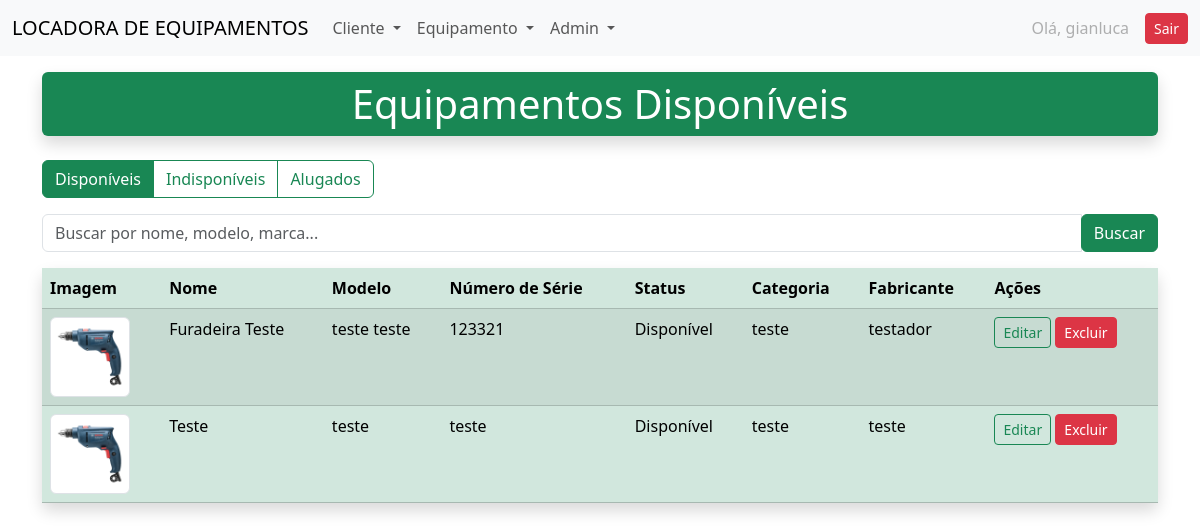
Page /locadora/equipamentos/ (signed in) on the earlier database version.
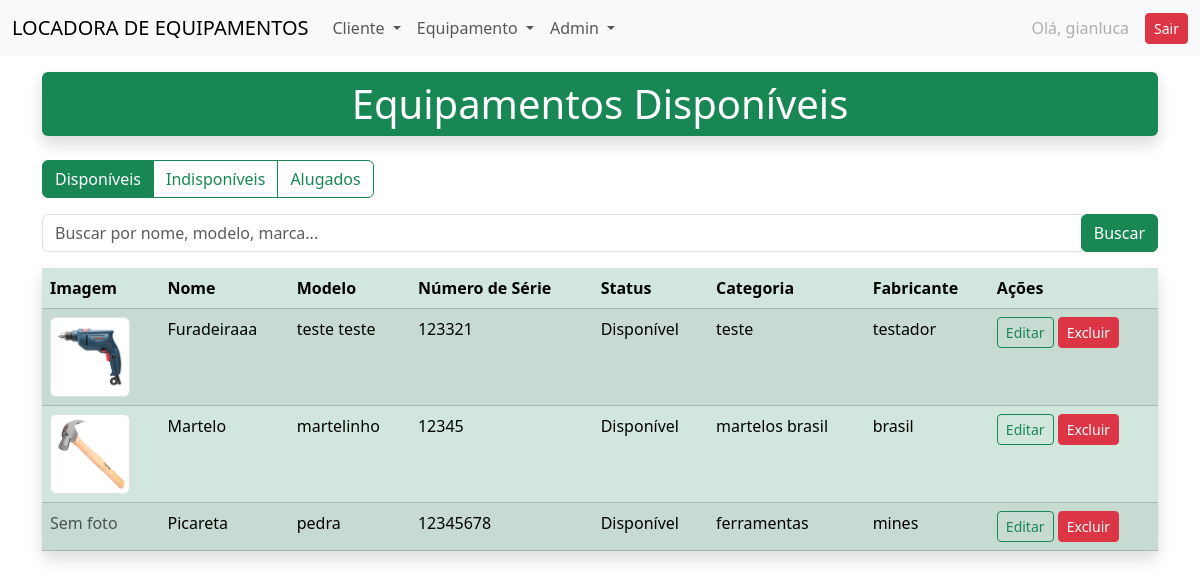
Same page on the later database version.
### locadora/models.py (models this page shows, shortened)
class Equipamento(models.Model):
    nome = models.CharField(max_length=100)
    modelo = models.CharField(max_length=100, blank=True, null=True)
    numero_serie = models.CharField(max_length=100, blank=True, null=True)
    status = models.CharField(
        max_length=20,
        choices=STATUS_CHOICES,
        default='DISPONIVEL'
    )
    categoria = models.CharField(max_length=100, blank=True, null=True)
    fabricante = models.CharField(max_length=100, blank=True, null=True)
    em_manutencao = models.BooleanField(default=False)
    data_alugado = models.DateField(null=True, blank=True)
    foto = StdImageField(
        upload_to='fotos/equipamentos',
        variations={'thumb': (150, 150), 'medium': (300, 300)},
        blank=True,
        null=True
    )

### locadora/views.py (the view, shortened to what this page needs)
# urls.py: path('equipamentos/', views.equipamentos, name='equipamentos'),
@login_required
def equipamentos(request):
    query = request.GET.get('busca', '')
    equipamentos = Equipamento.objects.filter(
        status='DISPONIVEL',
        em_manutencao=False
    )
    dados = {
        'equipamentos': equipamentos,
        'query': query,
    }
    return render(request, 'locadora/lista_equipamentos.html', dados)

### locadora/templates/locadora/lista_equipamentos.html
{% extends 'locadora/base.html' %}
{% block content %}
<div class="container my-3">
    <div class="row">
        <div class="col-12 mx-auto">
            <h1 class="text-center bg-success text-white py-2 shadow rounded">Equipamentos Disponíveis</h1>
        </div>
    </div>
</div>
<div class="container my-3">
    <div class="btn-group">
        <a href="{% url 'equipamentos' %}" class="btn btn-outline-success active">Disponíveis</a>
        <a href="{% url 'equipamentos_indisponiveis' %}" class="btn btn-outline-success">Indisponíveis</a>
        <a href="{% url 'equipamentos_alugados' %}" class="btn btn-outline-success">Alugados</a>
    </div>
</div>
<div class="container my-3">
    <form method="GET" class="form-inline">
        <div class="input-group">
            <input type="text" name="busca" class="form-control" placeholder="Buscar por nome, modelo, marca..."
                   value="{{ query }}">
            <div class="input-group-append">
                <button class="btn btn-success" type="submit">Buscar</button>
            </div>
        </div>
    </form>
</div>
<div class="container my-3">
    <div class="row">
        <div class="col-12 mx-auto">
            <table class="table table-hover table-success table-striped shadow rounded">
                <thead>
                    <tr class="bg-success text-white">
                        <th>Imagem</th>
                        <th>Nome</th>
                        <th>Modelo</th>
                        <th>Número de Série</th>
                        <th>Status</th>
                        <th>Categoria</th>
                        <th>Fabricante</th>
                        <th>Ações</th>
                    </tr>
                </thead>
                <tbody>
                    {% for equipamento in equipamentos %}
                        {% if not equipamento.em_manutencao %}
                        <tr>
                            <td>
                                {% if equipamento.foto %}
                                    <img src="{{ equipamento.foto.url }}" alt="{{ equipamento.nome }}" width="80" height="80" class="img-thumbnail">
                                {% else %}
                                    <span class="text-muted">Sem foto</span>
                                {% endif %}
                            </td>
                            <td>{{ equipamento.nome }}</td>
                            <td>{{ equipamento.modelo }}</td>
                            <td>{{ equipamento.numero_serie }}</td>
                            <td>
                                {% if equipamento.status == "ALUGADO" and equipamento.data_alugado %}
                                    {{ equipamento.get_status_display }} ({{ equipamento.data_alugado|date:"d/m/Y" }})
                                {% elif equipamento.status == "EM_MANUTENCAO" and equipamento.manutencao.data %}
                                    {{ equipamento.get_status_display }} ({{ equipamento.manutencao.data|date:"d/m/Y" }})
                                {% else %}
                                    {{ equipamento.get_status_display }}
                                {% endif %}
                            </td>
                            <td>{{ equipamento.categoria }}</td>
                            <td>{{ equipamento.fabricante }}</td>
                            <td>
                                <a href="{% url 'editar_equipamento' equipamento.id %}" class="btn btn-outline-success btn-sm">Editar</a>
                                <a href="{% url 'excluir_equipamento' equipamento.id %}" class="btn btn-danger btn-sm">Excluir</a>
                            </td>
                        </tr>
                        {% endif %}
                    {% empty %}
                        <tr><td colspan="8" class="text-center">Nenhum equipamento cadastrado.</td></tr>
                    {% endfor %}
                </tbody>
            </table>
        </div>
    </div>
</div>
{% endblock %}

Differences in the rows shown:
no longer on this page (row edited): Equipamento: foto (picture), nome "Teste", modelo "teste", numero_serie "teste", status "Disponível", categoria "teste", fabricante "teste"
changed Equipamento "teste teste": nome "Furadeira Teste" → "Furadeiraaa"
now on this page (row edited): Equipamento: foto (picture), nome "Martelo", modelo "martelinho", numero_serie "12345", status "Disponível", categoria "martelos brasil", fabricante "brasil"
added Equipamento: foto "Sem foto", nome "Picareta", modelo "pedra", numero_serie "12345678", status "Disponível", categoria "ferramentas", fabricante "mines"
